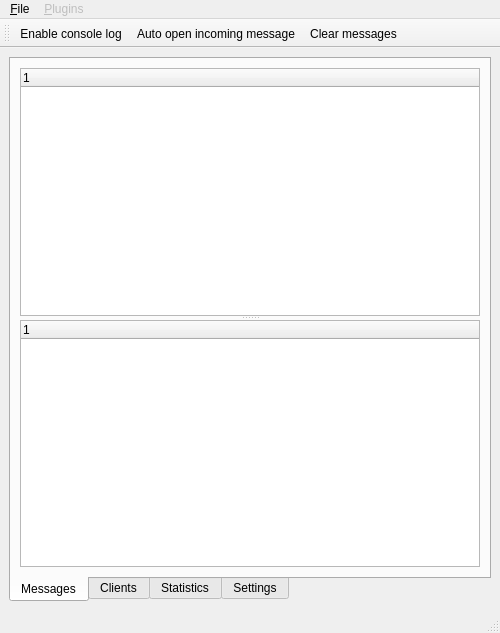
<ui version="4.0" >
 <author></author>
 <comment></comment>
 <exportmacro></exportmacro>
 <class>MainWindow</class>
 <widget class="QMainWindow" name="MainWindow" >
  <property name="geometry" >
   <rect>
    <x>0</x>
    <y>0</y>
    <width>500</width>
    <height>633</height>
   </rect>
  </property>
  <property name="sizePolicy" >
   <sizepolicy>
    <hsizetype>5</hsizetype>
    <vsizetype>5</vsizetype>
    <horstretch>0</horstretch>
    <verstretch>0</verstretch>
   </sizepolicy>
  </property>
  <property name="windowTitle" >
   <string>MessageMonitor</string>
  </property>
  <widget class="QWidget" name="centralwidget" >
   <layout class="QVBoxLayout" >
    <property name="margin" >
     <number>9</number>
    </property>
    <property name="spacing" >
     <number>6</number>
    </property>
    <item>
     <widget class="QTabWidget" name="tabWidget" >
      <property name="enabled" >
       <bool>true</bool>
      </property>
      <property name="tabPosition" >
       <enum>QTabWidget::South</enum>
      </property>
      <property name="currentIndex" >
       <number>0</number>
      </property>
      <widget class="QWidget" name="tabMessages" >
       <attribute name="title" >
        <string>Messages</string>
       </attribute>
       <layout class="QVBoxLayout" >
        <property name="margin" >
         <number>9</number>
        </property>
        <property name="spacing" >
         <number>6</number>
        </property>
        <item>
         <widget class="QSplitter" name="splitterMessage" >
          <property name="orientation" >
           <enum>Qt::Vertical</enum>
          </property>
          <widget class="QTreeWidget" name="treeMessages" >
           <property name="autoScroll" >
            <bool>false</bool>
           </property>
           <property name="alternatingRowColors" >
            <bool>true</bool>
           </property>
           <property name="selectionMode" >
            <enum>QAbstractItemView::SingleSelection</enum>
           </property>
           <property name="rootIsDecorated" >
            <bool>false</bool>
           </property>
           <property name="uniformRowHeights" >
            <bool>true</bool>
           </property>
          </widget>
          <widget class="QTreeWidget" name="treeClients" >
           <property name="alternatingRowColors" >
            <bool>true</bool>
           </property>
           <property name="selectionMode" >
            <enum>QAbstractItemView::SingleSelection</enum>
           </property>
           <property name="rootIsDecorated" >
            <bool>false</bool>
           </property>
          </widget>
         </widget>
        </item>
       </layout>
      </widget>
      <widget class="QWidget" name="tabClients" >
       <attribute name="title" >
        <string>Clients</string>
       </attribute>
       <layout class="QVBoxLayout" >
        <property name="margin" >
         <number>9</number>
        </property>
        <property name="spacing" >
         <number>6</number>
        </property>
        <item>
         <widget class="QTreeWidget" name="treeActiveClients" >
          <property name="alternatingRowColors" >
           <bool>true</bool>
          </property>
          <property name="sortingEnabled" >
           <bool>true</bool>
          </property>
         </widget>
        </item>
       </layout>
      </widget>
      <widget class="QWidget" name="tabStatistics" >
       <attribute name="title" >
        <string>Statistics</string>
       </attribute>
       <layout class="QVBoxLayout" >
        <property name="margin" >
         <number>9</number>
        </property>
        <property name="spacing" >
         <number>6</number>
        </property>
        <item>
         <widget class="QSplitter" name="splitterStatistics" >
          <property name="orientation" >
           <enum>Qt::Vertical</enum>
          </property>
          <widget class="QTreeWidget" name="treeStats" >
           <property name="selectionMode" >
            <enum>QAbstractItemView::NoSelection</enum>
           </property>
           <column>
            <property name="text" >
             <string>Name</string>
            </property>
           </column>
           <column>
            <property name="text" >
             <string>Messages</string>
            </property>
           </column>
           <column>
            <property name="text" >
             <string>Data</string>
            </property>
           </column>
           <item>
            <property name="text" >
             <string>Clients</string>
            </property>
            <property name="text" >
             <string/>
            </property>
            <property name="text" >
             <string/>
            </property>
           </item>
           <item>
            <property name="text" >
             <string>Groups</string>
            </property>
            <property name="text" >
             <string/>
            </property>
            <property name="text" >
             <string/>
            </property>
           </item>
           <item>
            <property name="text" >
             <string>Overall</string>
            </property>
            <property name="text" >
             <string/>
            </property>
            <property name="text" >
             <string/>
            </property>
            <item>
             <property name="text" >
              <string/>
             </property>
             <property name="text" >
              <string>0</string>
             </property>
             <property name="text" >
              <string>0</string>
             </property>
            </item>
           </item>
          </widget>
         </widget>
        </item>
       </layout>
      </widget>
      <widget class="QWidget" name="tabSettings" >
       <attribute name="title" >
        <string>Settings</string>
       </attribute>
       <layout class="QVBoxLayout" >
        <property name="margin" >
         <number>9</number>
        </property>
        <property name="spacing" >
         <number>6</number>
        </property>
        <item>
         <widget class="QSplitter" name="splitter" >
          <property name="orientation" >
           <enum>Qt::Horizontal</enum>
          </property>
         </widget>
        </item>
        <item>
         <widget class="QGroupBox" name="groupBox_3" >
          <property name="sizePolicy" >
           <sizepolicy>
            <hsizetype>7</hsizetype>
            <vsizetype>4</vsizetype>
            <horstretch>0</horstretch>
            <verstretch>0</verstretch>
           </sizepolicy>
          </property>
          <property name="title" >
           <string>GUI</string>
          </property>
          <layout class="QGridLayout" >
           <property name="margin" >
            <number>9</number>
           </property>
           <property name="spacing" >
            <number>6</number>
           </property>
           <item row="1" column="0" colspan="2" >
            <layout class="QHBoxLayout" >
             <property name="margin" >
              <number>0</number>
             </property>
             <property name="spacing" >
              <number>6</number>
             </property>
             <item>
              <spacer>
               <property name="orientation" >
                <enum>Qt::Horizontal</enum>
               </property>
               <property name="sizeHint" >
                <size>
                 <width>310</width>
                 <height>27</height>
                </size>
               </property>
              </spacer>
             </item>
             <item>
              <widget class="QPushButton" name="buttonApply" >
               <property name="text" >
                <string>Apply</string>
               </property>
              </widget>
             </item>
            </layout>
           </item>
           <item row="0" column="0" >
            <widget class="QLabel" name="label_7" >
             <property name="text" >
              <string>Message count:</string>
             </property>
            </widget>
           </item>
           <item row="0" column="1" >
            <widget class="QLineEdit" name="editMessageCount" >
             <property name="text" >
              <string>100</string>
             </property>
             <property name="alignment" >
              <set>Qt::AlignRight</set>
             </property>
            </widget>
           </item>
          </layout>
         </widget>
        </item>
        <item>
         <widget class="QGroupBox" name="groupBox_2" >
          <property name="sizePolicy" >
           <sizepolicy>
            <hsizetype>5</hsizetype>
            <vsizetype>5</vsizetype>
            <horstretch>0</horstretch>
            <verstretch>0</verstretch>
           </sizepolicy>
          </property>
          <property name="title" >
           <string>Log</string>
          </property>
          <layout class="QGridLayout" >
           <property name="margin" >
            <number>9</number>
           </property>
           <property name="spacing" >
            <number>6</number>
           </property>
           <item row="0" column="0" >
            <widget class="QTextEdit" name="textLog" >
             <property name="sizePolicy" >
              <sizepolicy>
               <hsizetype>5</hsizetype>
               <vsizetype>3</vsizetype>
               <horstretch>0</horstretch>
               <verstretch>0</verstretch>
              </sizepolicy>
             </property>
             <property name="undoRedoEnabled" >
              <bool>false</bool>
             </property>
             <property name="lineWrapMode" >
              <enum>QTextEdit::NoWrap</enum>
             </property>
             <property name="readOnly" >
              <bool>true</bool>
             </property>
            </widget>
           </item>
          </layout>
         </widget>
        </item>
       </layout>
      </widget>
     </widget>
    </item>
   </layout>
  </widget>
  <widget class="QStatusBar" name="statusbar" >
   <property name="geometry" >
    <rect>
     <x>0</x>
     <y>611</y>
     <width>500</width>
     <height>22</height>
    </rect>
   </property>
  </widget>
  <widget class="QToolBar" name="toolBar" >
   <property name="orientation" >
    <enum>Qt::Horizontal</enum>
   </property>
   <attribute name="toolBarArea" >
    <number>4</number>
   </attribute>
   <addaction name="actionConsoleLog" />
   <addaction name="actionAutoOpenMessage" />
   <addaction name="actionClearMessages" />
  </widget>
  <widget class="QMenuBar" name="menuBar" >
   <property name="geometry" >
    <rect>
     <x>0</x>
     <y>0</y>
     <width>500</width>
     <height>29</height>
    </rect>
   </property>
   <widget class="QMenu" name="menuFile" >
    <property name="title" >
     <string>&amp;File</string>
    </property>
    <addaction name="separator" />
    <addaction name="actionQuit" />
   </widget>
   <widget class="QMenu" name="menuPlugins" >
    <property name="enabled" >
     <bool>false</bool>
    </property>
    <property name="title" >
     <string>&amp;Plugins</string>
    </property>
   </widget>
   <addaction name="menuFile" />
   <addaction name="menuPlugins" />
  </widget>
  <action name="actionConsoleLog" >
   <property name="checkable" >
    <bool>true</bool>
   </property>
   <property name="text" >
    <string>Enable console &amp;log</string>
   </property>
  </action>
  <action name="actionAutoOpenMessage" >
   <property name="checkable" >
    <bool>true</bool>
   </property>
   <property name="text" >
    <string>Auto open incoming message</string>
   </property>
  </action>
  <action name="actionQuit" >
   <property name="text" >
    <string>&amp;Quit</string>
   </property>
  </action>
  <action name="actionClearMessages" >
   <property name="text" >
    <string>Clear messages</string>
   </property>
   <property name="iconText" >
    <string>Clear messages</string>
   </property>
   <property name="toolTip" >
    <string>Clear messages</string>
   </property>
  </action>
 </widget>
 <pixmapfunction></pixmapfunction>
 <tabstops>
  <tabstop>tabWidget</tabstop>
  <tabstop>treeMessages</tabstop>
  <tabstop>treeClients</tabstop>
  <tabstop>treeActiveClients</tabstop>
  <tabstop>treeStats</tabstop>
  <tabstop>editMessageCount</tabstop>
  <tabstop>buttonApply</tabstop>
  <tabstop>textLog</tabstop>
 </tabstops>
 <resources/>
 <connections/>
</ui>
